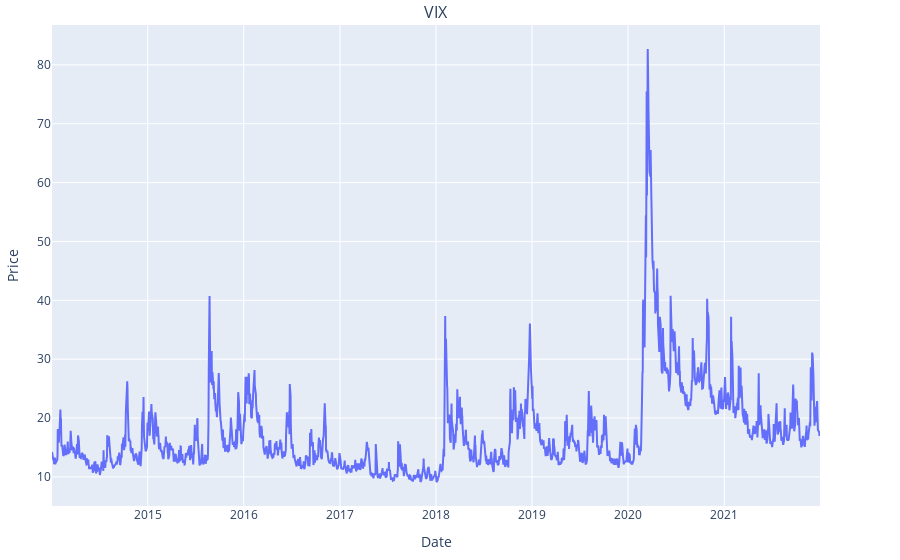

Source (notebook cell):
### Markdown cell above
We see that the betas are always negative for the MA component while they tend to vary for the other components. From these results, we can see why it is important for significant coefficients. These confidence intervals could include 0, meaning that the coefficient is 0 and actually has no effect on the VIX returns. This is why we will ignore this and continue with the analysis. We do note that the betas for the EAFE returns have a significant proportion of time being negative. A negative beta means that VIX returns will increase when the predictor decreases. This is in-line with what was observed in Ahoniemi (2006), Flemings et. al (1995) and Simons (2003). This is reasoned by the fact that "a negative coefficient leads to a drop in VIX if the returns in foreign markets have been positive and vice versa for negative returns". On the contrary, we see mostly positive betas for SPY (which is also seen in the paper). This can be attributed to positive SPY returns causing VIX to fall during day T, so in day T+1, VIX will raise as it is mean reverting.

Let's show that VIX is mean-reverting with the Augmented Dickey-Fuller test. We will first provide a visual.

### Code cell
fig = make_subplots(rows=1,cols=1,subplot_titles=("VIX",))
fig.add_trace(go.Scatter(x=vix_data.index,name="VIX",y=vix_data['VIX']),row=1,col=1)
fig.update_xaxes(title='Date')
fig.update_yaxes(title='Price')
fig.update_layout(margin=dict(t=25, l=25, b=25))

### Figure 1 — Plotly figure (JSON) as saved in the notebook; plotly's stock layout.template omitted (floating-point values rounded to 4 significant figures; data arrays with more than 128 entries replaced by an {"elided": "..."} marker saying what was removed)
{"data": [{"name": "VIX", "type": "scatter", "x": {"elided": "2015 str values"}, "xaxis": "x", "y": {"elided": "2015 float values"}, "yaxis": "y"}], "layout": {"annotations": [{"font": {"size": 16}, "showarrow": false, "text": "VIX", "x": 0.5, "xanchor": "center", "xref": "paper", "y": 1, "yanchor": "bottom", "yref": "paper"}], "margin": {"b": 25, "l": 25, "t": 25}, "xaxis": {"anchor": "y", "domain": [0, 1], "title": {"text": "Date"}}, "yaxis": {"anchor": "x", "domain": [0, 1], "title": {"text": "Price"}}}}
